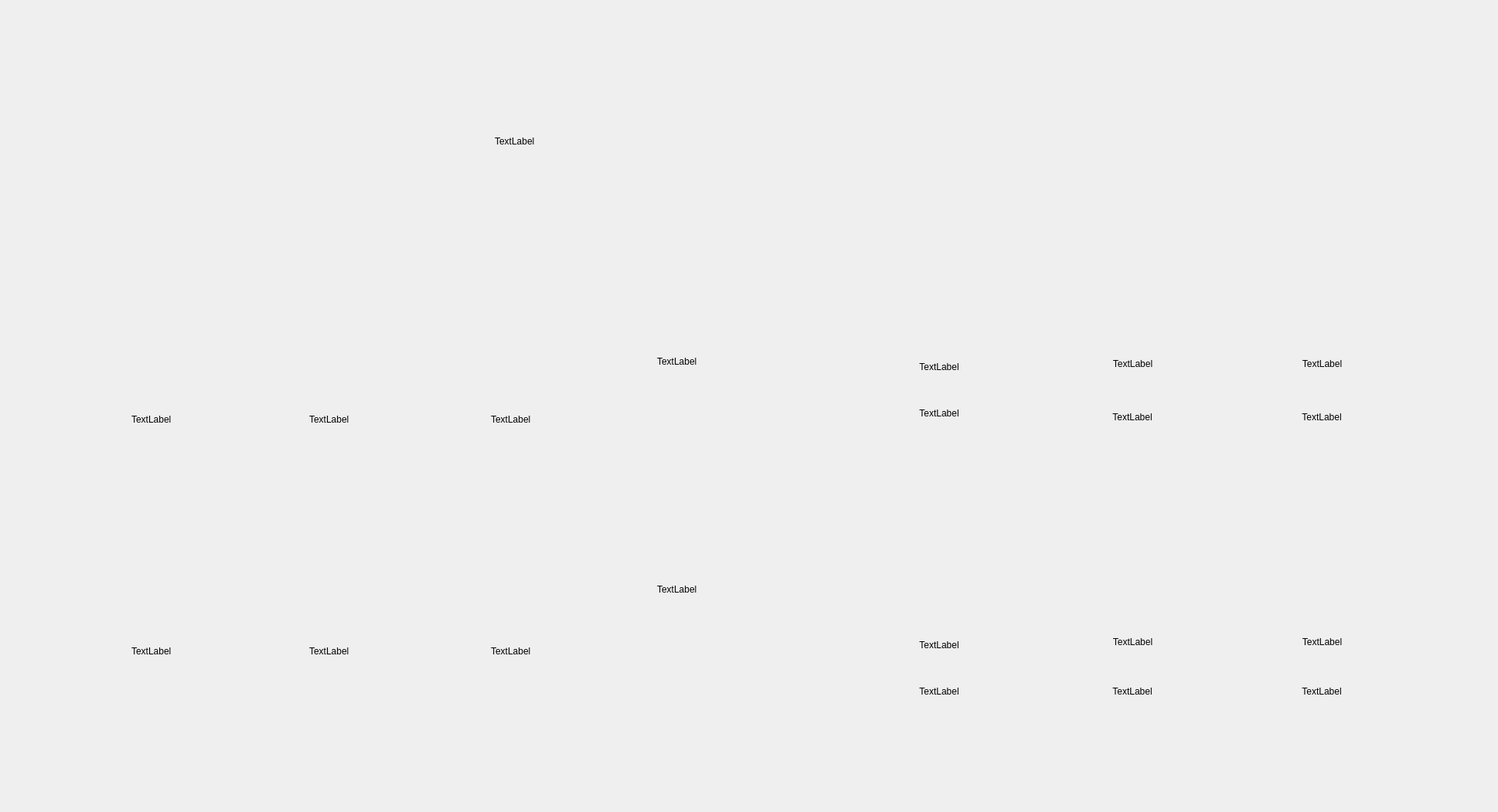
<?xml version="1.0" encoding="UTF-8"?>
<ui version="4.0">
 <class>Form</class>
 <widget class="QWidget" name="Form">
  <property name="geometry">
   <rect>
    <x>0</x>
    <y>0</y>
    <width>1938</width>
    <height>1051</height>
   </rect>
  </property>
  <property name="windowTitle">
   <string>Form</string>
  </property>
  <widget class="QLabel" name="clock">
   <property name="geometry">
    <rect>
     <x>640</x>
     <y>175</y>
     <width>72</width>
     <height>15</height>
    </rect>
   </property>
   <property name="text">
    <string>TextLabel</string>
   </property>
  </widget>
  <widget class="QLabel" name="temp1">
   <property name="geometry">
    <rect>
     <x>170</x>
     <y>530</y>
     <width>100</width>
     <height>25</height>
    </rect>
   </property>
   <property name="text">
    <string>TextLabel</string>
   </property>
  </widget>
  <widget class="QLabel" name="hum1">
   <property name="geometry">
    <rect>
     <x>400</x>
     <y>530</y>
     <width>100</width>
     <height>25</height>
    </rect>
   </property>
   <property name="text">
    <string>TextLabel</string>
   </property>
  </widget>
  <widget class="QLabel" name="light1">
   <property name="geometry">
    <rect>
     <x>635</x>
     <y>530</y>
     <width>100</width>
     <height>25</height>
    </rect>
   </property>
   <property name="text">
    <string>TextLabel</string>
   </property>
  </widget>
  <widget class="QLabel" name="soilhum1">
   <property name="geometry">
    <rect>
     <x>850</x>
     <y>455</y>
     <width>100</width>
     <height>25</height>
    </rect>
   </property>
   <property name="text">
    <string>TextLabel</string>
   </property>
  </widget>
  <widget class="QLabel" name="soilhum2">
   <property name="geometry">
    <rect>
     <x>850</x>
     <y>750</y>
     <width>100</width>
     <height>25</height>
    </rect>
   </property>
   <property name="text">
    <string>TextLabel</string>
   </property>
  </widget>
  <widget class="QLabel" name="hum2">
   <property name="geometry">
    <rect>
     <x>400</x>
     <y>830</y>
     <width>100</width>
     <height>25</height>
    </rect>
   </property>
   <property name="text">
    <string>TextLabel</string>
   </property>
  </widget>
  <widget class="QLabel" name="temp2">
   <property name="geometry">
    <rect>
     <x>170</x>
     <y>830</y>
     <width>100</width>
     <height>25</height>
    </rect>
   </property>
   <property name="text">
    <string>TextLabel</string>
   </property>
  </widget>
  <widget class="QLabel" name="light2">
   <property name="geometry">
    <rect>
     <x>635</x>
     <y>830</y>
     <width>100</width>
     <height>25</height>
    </rect>
   </property>
   <property name="text">
    <string>TextLabel</string>
   </property>
  </widget>
  <widget class="QLabel" name="auto1_mode">
   <property name="geometry">
    <rect>
     <x>1170</x>
     <y>435</y>
     <width>90</width>
     <height>80</height>
    </rect>
   </property>
   <property name="text">
    <string>TextLabel</string>
   </property>
   <property name="alignment">
    <set>Qt::AlignCenter</set>
   </property>
  </widget>
  <widget class="QLabel" name="fan_off1">
   <property name="geometry">
    <rect>
     <x>1410</x>
     <y>420</y>
     <width>111</width>
     <height>101</height>
    </rect>
   </property>
   <property name="text">
    <string>TextLabel</string>
   </property>
   <property name="alignment">
    <set>Qt::AlignCenter</set>
   </property>
  </widget>
  <widget class="QLabel" name="fan_off2">
   <property name="geometry">
    <rect>
     <x>1410</x>
     <y>780</y>
     <width>111</width>
     <height>101</height>
    </rect>
   </property>
   <property name="text">
    <string>TextLabel</string>
   </property>
   <property name="alignment">
    <set>Qt::AlignCenter</set>
   </property>
  </widget>
  <widget class="QLabel" name="pump_off2">
   <property name="geometry">
    <rect>
     <x>1655</x>
     <y>780</y>
     <width>111</width>
     <height>101</height>
    </rect>
   </property>
   <property name="text">
    <string>TextLabel</string>
   </property>
   <property name="alignment">
    <set>Qt::AlignCenter</set>
   </property>
  </widget>
  <widget class="QLabel" name="pump_off1">
   <property name="geometry">
    <rect>
     <x>1655</x>
     <y>420</y>
     <width>111</width>
     <height>101</height>
    </rect>
   </property>
   <property name="text">
    <string>TextLabel</string>
   </property>
   <property name="alignment">
    <set>Qt::AlignCenter</set>
   </property>
  </widget>
  <widget class="QLabel" name="auto2_mode">
   <property name="geometry">
    <rect>
     <x>1170</x>
     <y>795</y>
     <width>90</width>
     <height>80</height>
    </rect>
   </property>
   <property name="text">
    <string>TextLabel</string>
   </property>
   <property name="alignment">
    <set>Qt::AlignCenter</set>
   </property>
  </widget>
  <widget class="QLabel" name="auto1_mode_off">
   <property name="geometry">
    <rect>
     <x>1160</x>
     <y>515</y>
     <width>110</width>
     <height>40</height>
    </rect>
   </property>
   <property name="text">
    <string>TextLabel</string>
   </property>
   <property name="alignment">
    <set>Qt::AlignCenter</set>
   </property>
  </widget>
  <widget class="QLabel" name="fan1_off">
   <property name="geometry">
    <rect>
     <x>1410</x>
     <y>515</y>
     <width>110</width>
     <height>50</height>
    </rect>
   </property>
   <property name="text">
    <string>TextLabel</string>
   </property>
   <property name="alignment">
    <set>Qt::AlignCenter</set>
   </property>
  </widget>
  <widget class="QLabel" name="fan2_off">
   <property name="geometry">
    <rect>
     <x>1410</x>
     <y>875</y>
     <width>110</width>
     <height>40</height>
    </rect>
   </property>
   <property name="text">
    <string>TextLabel</string>
   </property>
   <property name="alignment">
    <set>Qt::AlignCenter</set>
   </property>
  </widget>
  <widget class="QLabel" name="auto2_mode_off">
   <property name="geometry">
    <rect>
     <x>1160</x>
     <y>875</y>
     <width>110</width>
     <height>40</height>
    </rect>
   </property>
   <property name="text">
    <string>TextLabel</string>
   </property>
   <property name="alignment">
    <set>Qt::AlignCenter</set>
   </property>
  </widget>
  <widget class="QLabel" name="pump1_off">
   <property name="geometry">
    <rect>
     <x>1655</x>
     <y>515</y>
     <width>110</width>
     <height>50</height>
    </rect>
   </property>
   <property name="text">
    <string>TextLabel</string>
   </property>
   <property name="alignment">
    <set>Qt::AlignCenter</set>
   </property>
  </widget>
  <widget class="QLabel" name="pump2_off">
   <property name="geometry">
    <rect>
     <x>1655</x>
     <y>875</y>
     <width>110</width>
     <height>40</height>
    </rect>
   </property>
   <property name="text">
    <string>TextLabel</string>
   </property>
   <property name="alignment">
    <set>Qt::AlignCenter</set>
   </property>
  </widget>
 </widget>
 <resources/>
 <connections/>
</ui>
